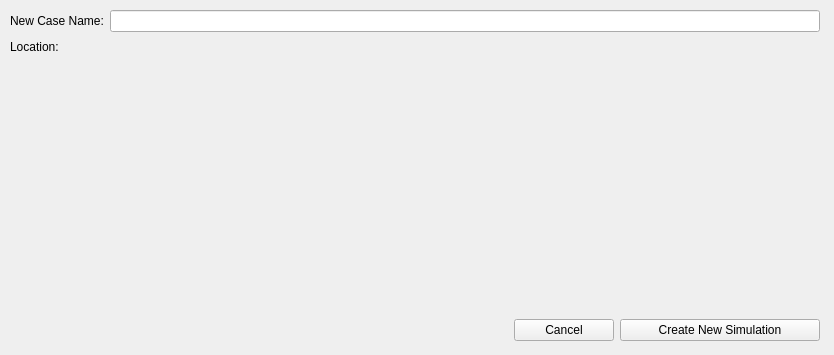
<?xml version="1.0" encoding="UTF-8"?>
<ui version="4.0">
 <class>Duplicate_Case_Popup</class>
 <widget class="QMainWindow" name="Duplicate_Case_Popup">
  <property name="geometry">
   <rect>
    <x>0</x>
    <y>0</y>
    <width>834</width>
    <height>355</height>
   </rect>
  </property>
  <property name="minimumSize">
   <size>
    <width>834</width>
    <height>0</height>
   </size>
  </property>
  <property name="windowTitle">
   <string>MainWindow</string>
  </property>
  <widget class="QWidget" name="centralwidget">
   <property name="sizePolicy">
    <sizepolicy hsizetype="Expanding" vsizetype="Expanding">
     <horstretch>0</horstretch>
     <verstretch>0</verstretch>
    </sizepolicy>
   </property>
   <widget class="QFrame" name="cCreateCancelFrame">
    <property name="geometry">
     <rect>
      <x>10</x>
      <y>317</y>
      <width>810</width>
      <height>26</height>
     </rect>
    </property>
    <property name="sizePolicy">
     <sizepolicy hsizetype="Expanding" vsizetype="Preferred">
      <horstretch>0</horstretch>
      <verstretch>0</verstretch>
     </sizepolicy>
    </property>
    <property name="minimumSize">
     <size>
      <width>810</width>
      <height>0</height>
     </size>
    </property>
    <property name="frameShape">
     <enum>QFrame::NoFrame</enum>
    </property>
    <property name="lineWidth">
     <number>0</number>
    </property>
    <layout class="QHBoxLayout" name="horizontalLayout_2" stretch="0,0,0">
     <property name="leftMargin">
      <number>0</number>
     </property>
     <property name="topMargin">
      <number>0</number>
     </property>
     <property name="rightMargin">
      <number>0</number>
     </property>
     <property name="bottomMargin">
      <number>0</number>
     </property>
     <item>
      <spacer name="horizontalSpacer">
       <property name="orientation">
        <enum>Qt::Horizontal</enum>
       </property>
       <property name="sizeHint" stdset="0">
        <size>
         <width>40</width>
         <height>20</height>
        </size>
       </property>
      </spacer>
     </item>
     <item>
      <widget class="QPushButton" name="button_cancel">
       <property name="minimumSize">
        <size>
         <width>100</width>
         <height>0</height>
        </size>
       </property>
       <property name="text">
        <string>Cancel</string>
       </property>
      </widget>
     </item>
     <item>
      <widget class="QPushButton" name="button_create_copy">
       <property name="minimumSize">
        <size>
         <width>200</width>
         <height>0</height>
        </size>
       </property>
       <property name="text">
        <string>Create New Simulation</string>
       </property>
      </widget>
     </item>
    </layout>
   </widget>
   <widget class="QFrame" name="bTypeLocFrame">
    <property name="geometry">
     <rect>
      <x>10</x>
      <y>40</y>
      <width>810</width>
      <height>271</height>
     </rect>
    </property>
    <property name="minimumSize">
     <size>
      <width>810</width>
      <height>60</height>
     </size>
    </property>
    <property name="frameShape">
     <enum>QFrame::NoFrame</enum>
    </property>
    <layout class="QHBoxLayout" name="horizontalLayout_3">
     <property name="leftMargin">
      <number>0</number>
     </property>
     <property name="topMargin">
      <number>0</number>
     </property>
     <property name="bottomMargin">
      <number>0</number>
     </property>
     <item>
      <widget class="QFrame" name="verticalFrame1">
       <property name="sizePolicy">
        <sizepolicy hsizetype="Expanding" vsizetype="Expanding">
         <horstretch>0</horstretch>
         <verstretch>0</verstretch>
        </sizepolicy>
       </property>
       <property name="minimumSize">
        <size>
         <width>410</width>
         <height>0</height>
        </size>
       </property>
       <property name="maximumSize">
        <size>
         <width>16777215</width>
         <height>16777215</height>
        </size>
       </property>
       <property name="frameShape">
        <enum>QFrame::NoFrame</enum>
       </property>
       <layout class="QVBoxLayout" name="verticalLayout_3">
        <property name="spacing">
         <number>0</number>
        </property>
        <property name="leftMargin">
         <number>0</number>
        </property>
        <property name="topMargin">
         <number>0</number>
        </property>
        <property name="rightMargin">
         <number>0</number>
        </property>
        <property name="bottomMargin">
         <number>0</number>
        </property>
        <item>
         <widget class="QLabel" name="label_location">
          <property name="text">
           <string>Location:</string>
          </property>
         </widget>
        </item>
        <item>
         <widget class="RemoteFileTree" name="primary_remoteFileTree" native="true">
          <property name="sizePolicy">
           <sizepolicy hsizetype="Expanding" vsizetype="Expanding">
            <horstretch>0</horstretch>
            <verstretch>0</verstretch>
           </sizepolicy>
          </property>
          <property name="minimumSize">
           <size>
            <width>410</width>
            <height>0</height>
           </size>
          </property>
         </widget>
        </item>
       </layout>
      </widget>
     </item>
    </layout>
   </widget>
   <widget class="QFrame" name="aNameFrame">
    <property name="geometry">
     <rect>
      <x>10</x>
      <y>8</y>
      <width>810</width>
      <height>26</height>
     </rect>
    </property>
    <property name="sizePolicy">
     <sizepolicy hsizetype="Expanding" vsizetype="Expanding">
      <horstretch>0</horstretch>
      <verstretch>0</verstretch>
     </sizepolicy>
    </property>
    <property name="minimumSize">
     <size>
      <width>810</width>
      <height>0</height>
     </size>
    </property>
    <property name="frameShape">
     <enum>QFrame::NoFrame</enum>
    </property>
    <property name="frameShadow">
     <enum>QFrame::Plain</enum>
    </property>
    <property name="lineWidth">
     <number>0</number>
    </property>
    <layout class="QHBoxLayout" name="horizontalLayout">
     <property name="leftMargin">
      <number>0</number>
     </property>
     <property name="topMargin">
      <number>0</number>
     </property>
     <property name="rightMargin">
      <number>0</number>
     </property>
     <property name="bottomMargin">
      <number>0</number>
     </property>
     <item>
      <widget class="QLabel" name="label_newCaseName">
       <property name="text">
        <string>New Case Name:</string>
       </property>
      </widget>
     </item>
     <item>
      <widget class="QLineEdit" name="lineEdit_newCaseName"/>
     </item>
    </layout>
   </widget>
  </widget>
 </widget>
 <customwidgets>
  <customwidget>
   <class>RemoteFileTree</class>
   <extends>QWidget</extends>
   <header>../AgaveExplorer/remoteFileOps/remotefiletree.h</header>
   <container>1</container>
  </customwidget>
 </customwidgets>
 <resources/>
 <connections>
  <connection>
   <sender>button_cancel</sender>
   <signal>clicked(bool)</signal>
   <receiver>Duplicate_Case_Popup</receiver>
   <slot>close()</slot>
   <hints>
    <hint type="sourcelabel">
     <x>379</x>
     <y>329</y>
    </hint>
    <hint type="destinationlabel">
     <x>399</x>
     <y>299</y>
    </hint>
   </hints>
  </connection>
  <connection>
   <sender>button_create_copy</sender>
   <signal>clicked()</signal>
   <receiver>Duplicate_Case_Popup</receiver>
   <slot>button_create_copy_clicked()</slot>
   <hints>
    <hint type="sourcelabel">
     <x>535</x>
     <y>329</y>
    </hint>
    <hint type="destinationlabel">
     <x>399</x>
     <y>299</y>
    </hint>
   </hints>
  </connection>
 </connections>
 <slots>
  <slot>button_create_copy_clicked()</slot>
 </slots>
</ui>
